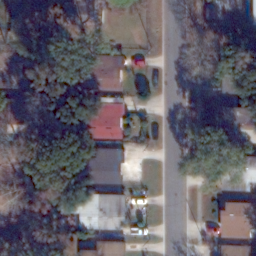
#> input picture debug/cropped/JAX_004_006_RGB_crop.png, 256 x 256 px, found by its file name
$ python concat.py
#> lines starting #> are read from the running program, lines starting #| are printed output that depends on the picture
import os
from PIL import Image, ImageDraw, ImageFont

# === 設定 ===
folder = "mvsplat/debug/cropped"
output_path = "mvsplat/debug/cropped/concat.png"

img_size = 256
grid_size = 3
label_height = 30  # 上方標籤高度
padding = 10       # 每格間距

# === 讀取圖片 ===
image_files = sorted([
    f for f in os.listdir(folder)
    if f.lower().endswith((".png", ".jpg", ".jpeg"))
])

images = []
for i, fname in enumerate(image_files[:7]):  # 只取前7張
    img = Image.open(os.path.join(folder, fname)).convert("RGB")
#> img is the input picture: PIL image 256x256 RGB; mean R, G, B 98.6, 93.9, 103.1
    img = img.resize((img_size, img_size))
    images.append((img, f"view_{i}"))

# 補空白到9張
while len(images) < 9:
    blank = Image.new("RGB", (img_size, img_size), (220, 220, 220))
    images.append((blank, ""))

# === 計算整張大小 ===
cell_w = img_size
cell_h = img_size + label_height

canvas_w = grid_size * cell_w + (grid_size + 1) * padding
canvas_h = grid_size * cell_h + (grid_size + 1) * padding

canvas = Image.new("RGB", (canvas_w, canvas_h), (255, 255, 255))
#> canvas: PIL image 808x898 RGB; every value is 255
draw = ImageDraw.Draw(canvas)

# 字體（如果沒有會 fallback）
try:
    font = ImageFont.truetype("arial.ttf", 16)
except:
    font = ImageFont.load_default()

# === 貼圖 ===
for idx, (img, label) in enumerate(images):
    row = idx // grid_size
    col = idx % grid_size

    x = padding + col * (cell_w + padding)
    y = padding + row * (cell_h + padding)

    # 畫 label（在圖片上方）
    if label:
        text_w, text_h = draw.textbbox((0, 0), label, font=font)[2:]
        text_x = x + (cell_w - text_w) // 2
        text_y = y + (label_height - text_h) // 2
        draw.text((text_x, text_y), label, fill=(0, 0, 0), font=font)

    # 貼圖片（在 label 下方）
    canvas.paste(img, (x, y + label_height))
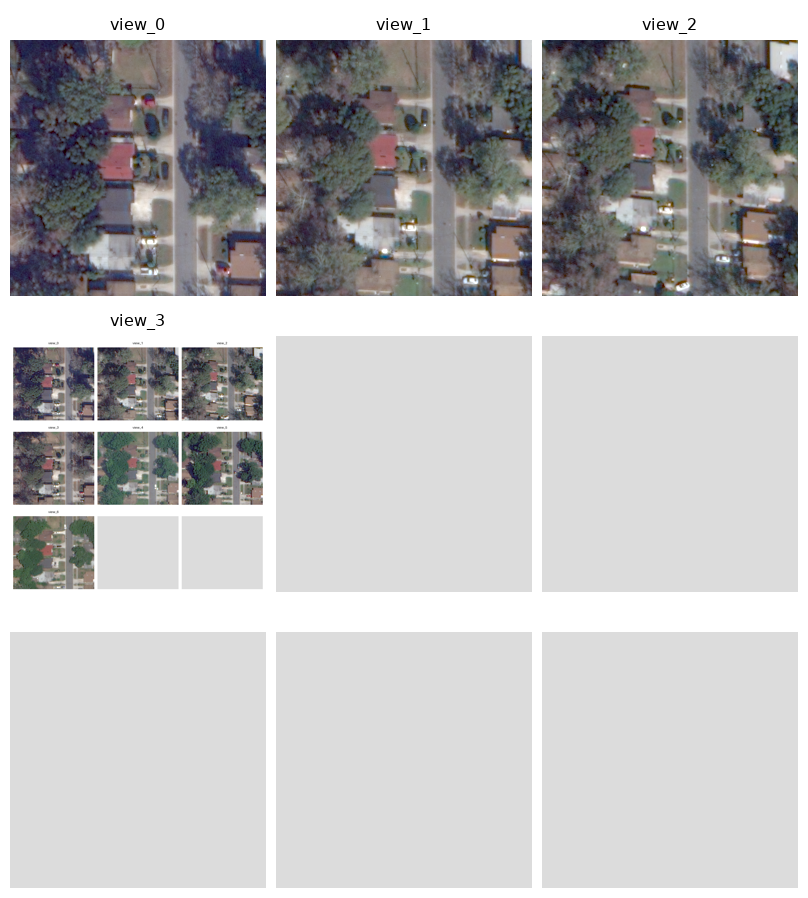
#> canvas: PIL image 808x898 RGB; mean R, G, B 189, 188.1, 188.7

# === 存檔 ===
canvas.save(output_path)
print(f"Saved to {output_path}")
